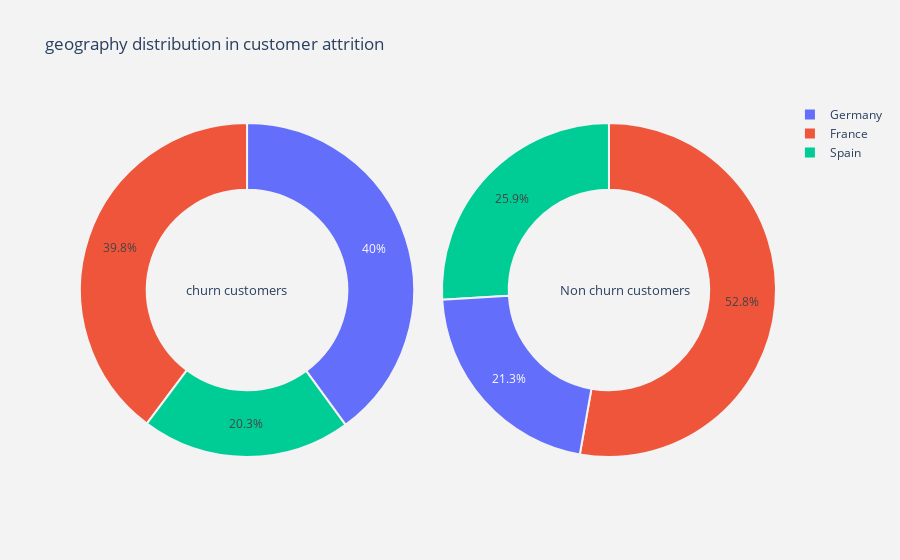

The notebook cell saved with this chart:
### Code cell
# Calling the function for plotting the pie plot for geography column
plot_pie(cat_cols[0])

### Figure 1 — Plotly figure (JSON) as saved in the notebook; plotly's stock layout.template omitted (floating-point values rounded to 4 significant figures)
{"data": [{"domain": {"x": [0, 0.48]}, "hole": 0.6, "hoverinfo": "label+percent+name", "labels": ["Germany", "France", "Spain"], "marker": {"line": {"color": "rgb(243,243,243)", "width": 2}}, "name": "Churn Customers", "type": "pie", "values": [814, 810, 413]}, {"domain": {"x": [0.52, 1]}, "hole": 0.6, "hoverinfo": "label+percent+name", "labels": ["France", "Spain", "Germany"], "marker": {"line": {"color": "rgb(243,243,243)", "width": 2}}, "name": "Non churn customers", "type": "pie", "values": [4204, 2064, 1695]}], "layout": {"annotations": [{"font": {"size": 13}, "showarrow": false, "text": "churn customers", "x": 0.15, "y": 0.5}, {"font": {"size": 13}, "showarrow": false, "text": "Non churn customers", "x": 0.88, "y": 0.5}], "paper_bgcolor": "rgb(243,243,243)", "plot_bgcolor": "rgb(243,243,243)", "title": {"text": "geography distribution in customer attrition "}}}
